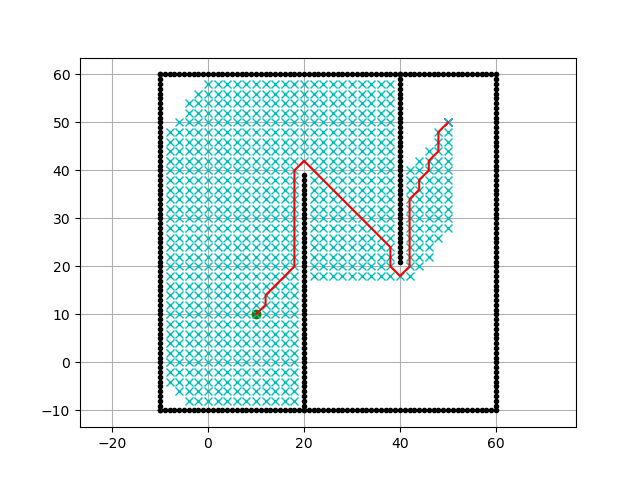
#> input picture PathPlanning/AStar/a_star.png, 640 x 480 px, given in place of land_shapes_ht_crop.png, which was not available
$ python dwa_astar.py
#> lines starting #> are read from the running program, lines starting #| are printed output that depends on the picture; after the words box and inside, x2 and y2 are one past the last pixel; in counts of white or black regions, pixels touching at a corner belong together; pictures that were not available may be replaced by others from this repository, and a replacement may not be noted
#> (reads PathPlanning/DWAT_v2/map_config/map_config_video1.json from the repository)
### PathPlanning/DWAT_v3/map_manager.py
import numpy as np
import cv2
import json
from typing import Tuple, List, Dict, Any


class DynamicObstacle:
    # [53 lines left out: functions __init__, _calculate_total_path_length, update_position, not called in this run]


class MapManager:
    def __init__(self, config: Any):
        self.config = config
        self.static_obstacles = np.empty((0, 2))  # Initialize as empty array
        self.dynamic_obstacles = []  # Now a list of DynamicObstacle objects
        self.astar_obstacles = np.empty((0, 2))
        self.boundary_obstacles = np.empty((0, 2))
        self.road_map = None
        self.start_position = None
        self.goal_position = None

    def load_map_from_image(self, image_path: str, map_size: Tuple[int, int] = (100, 100)) -> None:
        """Load map from image file and process it"""
#> called with map_size = (100, 100)
        # Load and process the base map
        arr = cv2.imread(image_path, cv2.IMREAD_GRAYSCALE)
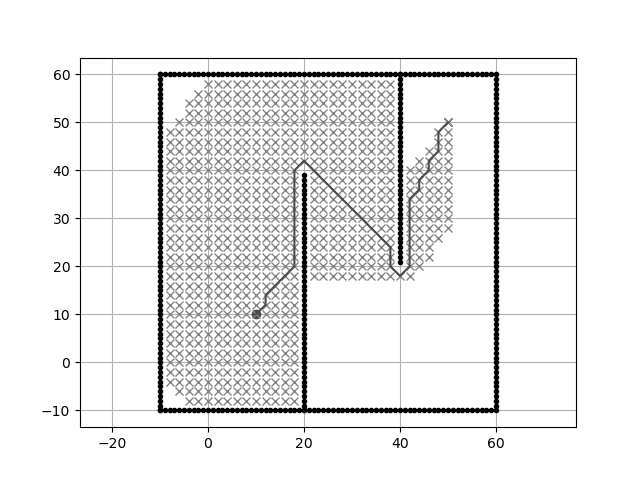
#> arr: shape (480, 640); min 0, max 255, mean 235.5
        arr = cv2.resize(arr, map_size)
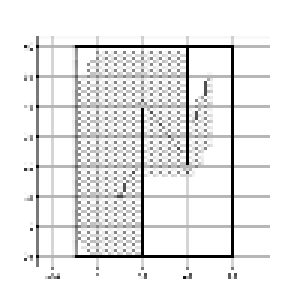
#> arr: shape (100, 100) (shown 3 times larger); min 0, max 255, mean 234.2
        _, arr = cv2.threshold(arr, 128, 1, cv2.THRESH_BINARY)
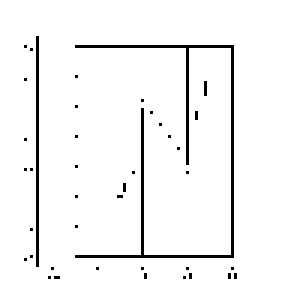
#> arr: shape (100, 100) (shown 3 times larger); values 0 (black) and 1 (white), 96.1% white; black in thin lines or dots, all inside (x1, y1, x2, y2) = (8, 12, 79, 93)

        # Add boundary obstacles
        arr[0, :] = 0  # Top edge
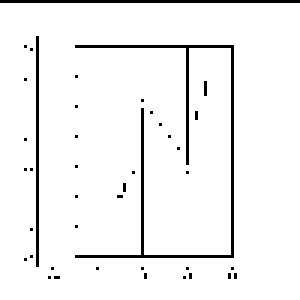
#> arr: shape (100, 100) (shown 3 times larger); values 0 (black) and 1 (white), 95.1% white; black in thin lines or dots
        arr[-1, :] = 0  # Bottom edge
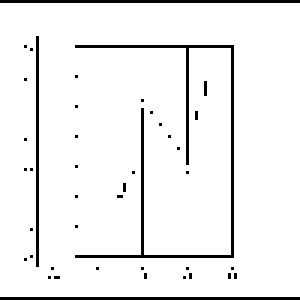
#> arr: shape (100, 100) (shown 3 times larger); values 0 (black) and 1 (white), 94.1% white; black in thin lines or dots
        arr[:, 0] = 0  # Left edge
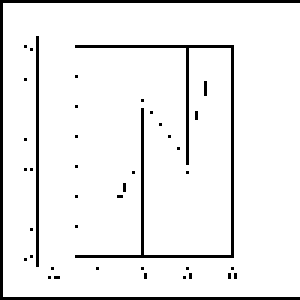
#> arr: shape (100, 100) (shown 3 times larger); values 0 (black) and 1 (white), 93.1% white; black in thin lines or dots
        arr[:, -1] = 0  # Right edge
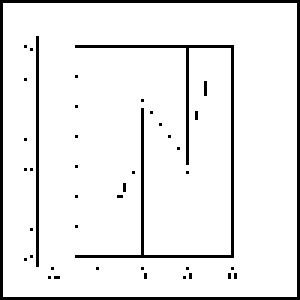
#> arr: shape (100, 100) (shown 3 times larger); values 0 (black) and 1 (white), 92.1% white; black in thin lines or dots

        # Extract obstacles
        self.static_obstacles = np.argwhere(arr == 0)
#> self.static_obstacles = 788 pairs, first value 0 to 99, second value 0 to 99
        self._process_obstacle_coordinates(self.static_obstacles, arr.shape)

        # Process for A* and DWA
        # self._process_astar_map(arr)  # Add buffer for Global Planning
        self.astar_obstacles = self.static_obstacles.copy()  # Do not add buffer for Global Planning
#> self.astar_obstacles has the same summary as self.static_obstacles
        self._process_boundary_map(arr)

    def _process_obstacle_coordinates(self, obstacles: np.ndarray, arr_shape: Tuple[int, int]) -> None:
        """Process obstacle coordinates to match plot orientation"""
        obstacles[:, [0, 1]] = obstacles[:, [1, 0]]  # Swap columns to match (x, y)
        obstacles[:, 1] = arr_shape[0] - obstacles[:, 1] - 1  # Flip y-axis

    # [5 lines left out: function _process_astar_map, not called in this run]

    def _process_boundary_map(self, arr: np.ndarray) -> None:
        """Process map specifically for DWA planning"""
        arr = 1 - arr
#> arr: shape (100, 100); values 0 (black) and 1 (white), 7.9% white in thin lines or dots
        eroded_arr = cv2.erode(arr, kernel=np.ones((3, 3), np.uint8), iterations=1)
#> eroded_arr: shape (100, 100); every value is 0
        arr_dwa = cv2.subtract(arr, eroded_arr)
        arr_dwa = 1 - arr_dwa

        self.boundary_obstacles = np.argwhere(arr_dwa == 0)
#> self.boundary_obstacles has the same summary as self.static_obstacles in load_map_from_image
        self._process_obstacle_coordinates(self.boundary_obstacles, arr_dwa.shape)

    def add_dynamic_obstacle(self, waypoints: List[Tuple[float, float]], speed: float, radius: float = 0.5) -> None:
        """Add a dynamic obstacle with waypoints and speed"""
        self.dynamic_obstacles.append(DynamicObstacle(waypoints, speed, radius))

    # [28 lines left out: functions update_dynamic_obstacles, get_current_obstacles, get_obstacle_radii, not called in this run]

    def set_road_map(self, road_map: np.ndarray) -> None:
        """Set the global path (road map) for navigation"""
        self.road_map = road_map

    def load_map_config(self, file_path: str) -> None:
        """Load map configuration from file including dynamic obstacles"""
        with open(file_path, 'r') as f:
            map_data = json.load(f)

        # Load basic map data
        self.load_map_from_image(map_data['image_path'], tuple(map_data['map_size']))

        # Load start and goal positions
        self.start_position = np.array(map_data['start_position'])
        self.goal_position = np.array(map_data['goal_position'])

        # Load dynamic obstacles if they exist
        if 'dynamic_obstacles' in map_data:
            for obs_data in map_data['dynamic_obstacles']:
                self.add_dynamic_obstacle(
                    waypoints=obs_data['waypoints'],
                    speed=obs_data['speed'],
                    radius=obs_data.get('radius', self.config.obstacle_radius)
                )

    # [20 lines left out: function save_map_config, not called in this run]

### PathPlanning/DWAT_v3/dwa_paper_with_width.py
"""

Mobile robot motion planning sample with Dynamic Window Approach

author: Atsushi Sakai (@Atsushi_twi), Göktuğ Karakaşlı

Modified by: Huang Erdong (@Huang-ED)
In this version of codes,
    the methodology proposed in the original DWA paper is implemented.
Compared to dynamic_window_approach_paper.py,
    robot are considered in rectangle shape when indicated,
    and the obstacle is considered as a circle with radius.

"""

import os
import math
from enum import Enum

import matplotlib.pyplot as plt
import numpy as np

import warnings
warnings.filterwarnings("error", category=RuntimeWarning)

show_animation = True
save_animation_to_figs = False
save_costs_fig = False

if save_costs_fig:
    to_goal_cost_list, speed_cost_list, ob_cost_list = [], [], []


class RobotType(Enum):
    circle = 0
    rectangle = 1


class Config:
    """
    simulation parameter class
    """

    def __init__(self):
        # robot parameter
        self.max_speed = 0.5  # [m/s]
        self.min_speed = 0.0  # [m/s]
        self.max_yaw_rate = 40.0 * math.pi / 180.0  # [rad/s]
        self.max_accel = 0.2  # [m/ss]
        self.max_delta_yaw_rate = 40.0 * math.pi / 180.0  # [rad/ss]
        self.v_resolution = 0.01  # [m/s]
        self.yaw_rate_resolution = 0.1 * math.pi / 180.0  # [rad/s]
        self.dt = 0.1  # [s] Time tick for motion prediction
        self.predict_time = 3.0  # [s]
        # self.check_time = 100.0 # [s] Time to check for collision - a large number
        self.to_goal_cost_gain = 0.4
        self.speed_cost_gain = 1
        self.obstacle_cost_gain = 0.05
        self.robot_stuck_flag_cons = 0.001  # constant to prevent robot stucked
        self.robot_type = RobotType.rectangle
        self.catch_goal_dist = 0.5  # [m] goal radius
        self.catch_turning_point_dist = 5.0  # [m] local goal radius
        self.obstacle_radius = 0.5  # [m] for collision check

        self.max_obstacle_cost_dist = 5.0  # [m] max distance to obstacles for cost calculation

        # if robot_type == RobotType.circle
        # Also used to check if goal is reached in both types
        self.robot_radius = 0.5  # [m] for collision check

        # if robot_type == RobotType.rectangle
        self.robot_width = 0.5  # [m] for collision check
        self.robot_length = 1.2  # [m] for collision check

        self.dist_localgoal = 5.0  # [m] distance to local goal

    @property
    def robot_type(self):
        return self._robot_type

    @robot_type.setter
    def robot_type(self, value):
        if not isinstance(value, RobotType):
            raise TypeError("robot_type must be an instance of RobotType")
        self._robot_type = value


# [567 lines left out: functions line_circle_intersection, dwa_control, motion, calc_dynamic_window, predict_trajectory, calc_control_and_trajectory and 6 more, not called in this run]

### PathPlanning/DWAT_v3/dwa_astar.py
import os, sys
rpath = os.path.abspath(
    os.path.join(os.path.dirname(__file__), "..", "..")
)
sys.path.append(rpath)

import theta_star
import dwa_paper_with_width as dwa
from dwa_paper_with_width import Config, line_circle_intersection
from map_manager import MapManager

import math
import numpy as np
import matplotlib.pyplot as plt
import cv2
import warnings

import json
from datetime import datetime
import traceback

# plt.switch_backend('Agg')
show_animation = True
save_animation_to_figs = True
fig_folder = 'figs_v8.4.3-vid1'
map_config_file = os.path.join("PathPlanning", "DWAT_v3", "map_config", "map_config_video1.json")
# [4 lines of commented-out code are left out]


if __name__ == '__main__':

    config = Config()
    config_plot = Config()
    # config_plot.robot_width *= 2
    # config_plot.robot_length *= 2

    # ----- Set up the map -----
    # Load map configuration
    with open(map_config_file, 'r') as f:
        map_config = json.load(f)

    # Initialize map manager
    map_manager = MapManager(config)

    # Load map configuration including dynamic obstacles
#> (the run stopped early here; a loop or call above may not have finished)
